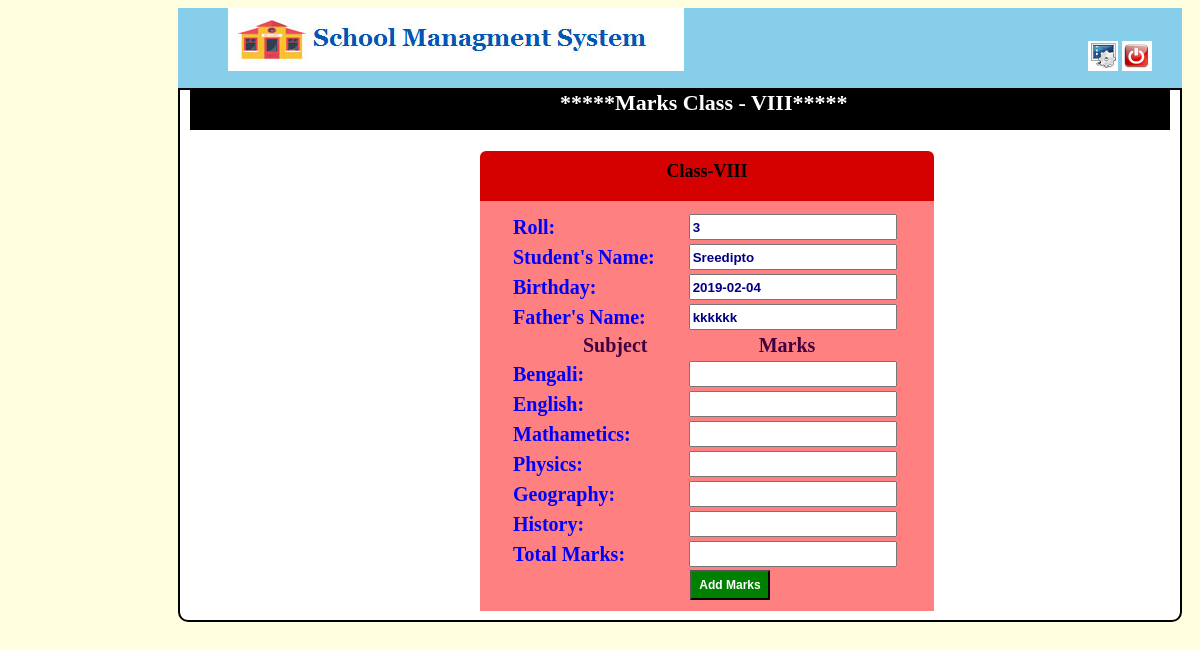
Screenshot of /res_eight.php?id=3 with the database file from the repository.
### tables this page shows
CREATE TABLE `class_eight` (
  `id` int(11) NOT NULL,
  `sname` varchar(100) NOT NULL,
  `gender` varchar(25) NOT NULL,
  `fname` varchar(100) NOT NULL,
  `mname` varchar(100) NOT NULL,
  `address` text NOT NULL,
  `pin` int(8) NOT NULL,
  `mail` varchar(255) NOT NULL,
  `mobile` varchar(100) NOT NULL,
  `dob` varchar(100) NOT NULL,
  `age` varchar(10) NOT NULL,
  `school` varchar(255) NOT NULL,
  `tong` varchar(255) NOT NULL,
  `religian` varchar(100) NOT NULL,
  `income` varchar(100) NOT NULL,
  `bang` int(3) NOT NULL,
  `eng` int(3) NOT NULL,
  `math` int(3) NOT NULL,
  `phy` int(3) NOT NULL,
  `geo` int(3) NOT NULL,
  `his` int(3) NOT NULL,
  `total` int(10) NOT NULL,
  `date_time` varchar(100) NOT NULL
);

### res_eight.php (the view, shortened to what this page needs)
<!DOCTYPE html>
<html>
<head>
</head>
<body bgcolor="lightyellow">
	<div class="header_left">
		<a href="result_class_eight.php"><img src="headeta.png" class="header_img"></a>
		      <a href="change_pass.php" class="header_right"><img src="sett.png" ></a>
		<a href="logout.php"><img src="logout.png"></a>
	</div>
    <div class="body">
    	<div class="menu">
    		      <b class="header_text">  *****Marks Class - VIII*****</b>
    	</div>  <br><br>
      <div class="frm_heading"> Class-VIII</div>
       <?php
                $id=$_GET['id'];
               include "connection.php";
                $qer=mysqli_query($conn,"select * from class_eight where id='$id'");
                $res=mysqli_fetch_assoc($qer);
                ?>
            <div class="form">
             <form method="post">
               <table>
                <td><b>Roll:</b></td><td><input type="text" name="roll" value="<?php echo $res['id'] ?>"></td>
                <tr>
                 <td><b>Student's Name:</b></td><td><input type="text" name="nam" value="<?php echo $res['sname']; ?>"></td>
               </tr>
                <tr>
                 <td><b>Birthday:</b></td><td><input type="text" name="dob" value="<?php echo $res['dob']; ?>"></td>
               </tr>
               <tr>
                 <td><b>Father's Name:</b></td><td><input type="text" name="fnam" value="<?php echo $res['fname']; ?>"></td>
               </tr>
               <tr><td><label class="lbl">Subject</label></td><td><label class="lbl">Marks</label></td></tr>
               <tr>
                 <td><b>Bengali:</b></td><td><input type="text" name="ben" value=""></td>
               </tr>
               <tr>
                 <td><b>English:</b></td><td><input type="text" name="eng" value=""></td>
               </tr>
               <tr>
                 <td><b>Mathametics:</b></td><td><input type="text" name="math" value=""></td>
               </tr>
                 <tr>
                 <td><b>Physics:</b></td><td><input type="text" name="phy" value=""></td>
                 </tr>
                 <tr>
                 <td><b>Geography:</b></td><td><input type="text" name="geo" value=""></td>
                 </tr>
                 <tr>
                 <td><b>History:</b></td><td><input type="text" name="his" value=""></td>
                 </tr>
                 <tr>
                 <td><b>Total Marks:</b></td><td><input type="text" name="tot"></td>
               </tr>
               </table>
                <input type="submit" name="sub" value="Add Marks">
             </form>
  </div>
</div>
</body>
</html>

### res_eight.php (style rules this page uses)
.header_left { height: 80px; width: 1004px; background-color: skyblue; margin-left: 170px; }
.header_img { margin-left: 50px; }
.header_right { margin-left: 400px; }
.body { width: 1000px; height: 530px; margin-left: 170px; border: 2px solid black; background-color: white; border-bottom-left-radius: 10px; border-bottom-right-radius: 10px; }
.menu { background-color: black; height: 40px; width: 980px; margin-left: 10px; }
.header_text { color: white; font-size: 22px; margin-left: 370px; }
.frm_heading { margin-left: 300px; height: 40px; padding-top: 10px; width: 454px; background: #d50000; font-size: 18px; font-weight: bold; text-align: center; border-top-right-radius: 6px; border-top-left-radius: 6px; margin-top: -15px; }
.form { margin-left: 300px; background: #ff8080; width: 454px; padding-top: 10px; height: 400px; }
input[type=text] { height: 20px; width: 200px; color: #000080; font-weight: bold; margin-left:30px; }
.lbl { font-size: 20px; font-weight: bold; color: #400040; margin-left:30px; margin-left: 100px; }
input[type=submit] { height: 30px; width: 80px; font-size: 12px; cursor: pointer; background-color: green; color: white; font-weight: bold; margin-left:210px; }
b { font-size: 20px; font-weight: bold; color: blue; margin-left:30px; text-decoration: none; }

### rows the page displays
class_eight: roll "3", nam "Sreedipto", dob "2019-02-04", fnam "kkkkkk"
